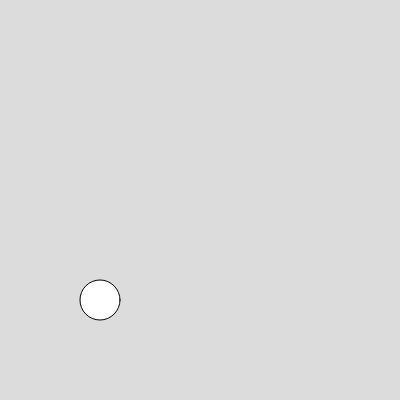
Frame 1 (no input)
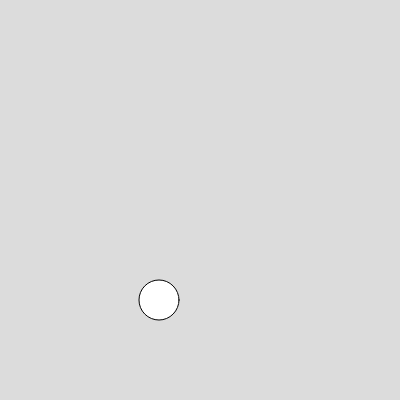
Frame 60 (no input)
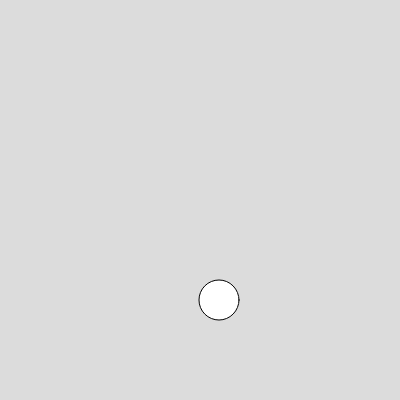
Frame 120 (the mouse pressed at the canvas centre since frame 60)

The p5.js sketch that drew these frames (run headless with seeded random() and noise() and a simulated clock; from frame 60 on, the mouse is pressed at the canvas centre):

// p5.js sketch
// ── sketch.js
// Global Variables
let gx = 100;
let gy = 200;
let gr = 40;

function setup() {
  createCanvas(400, 400);
  // background(220);
  // Local Variables
  // let x = 200;
  // let y = 200;
  // let r = 40;
  // circle(x, y, r);
}
function draw() {
  background(220);
  circle(gx, gy + 100, gr);
  gx = (gx + 1) % width;
}


// function setup() {
//   createCanvas(400, 400);
//   background(220);
//   circle(x, y, r);
// }




// function draw() {
//   // why doesn't this work?
//   circle(x, y + 100, r);
// }

// https://editor.p5js.org/jht1493/sketches/Nnez1LMAE
// https://editor.p5js.org/enickles/sketches/5fwm7sgvZ
// Example - ICM 21 WEEK 2 - Scope: global and local variables
